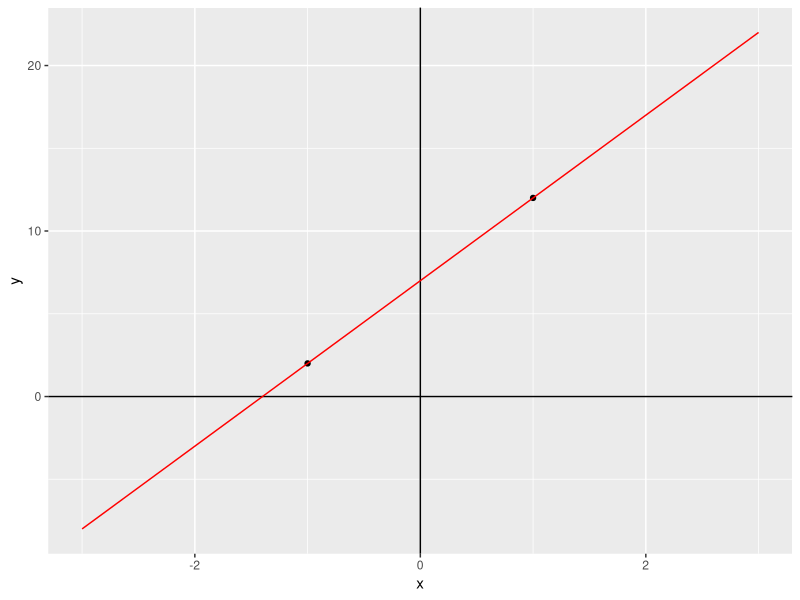
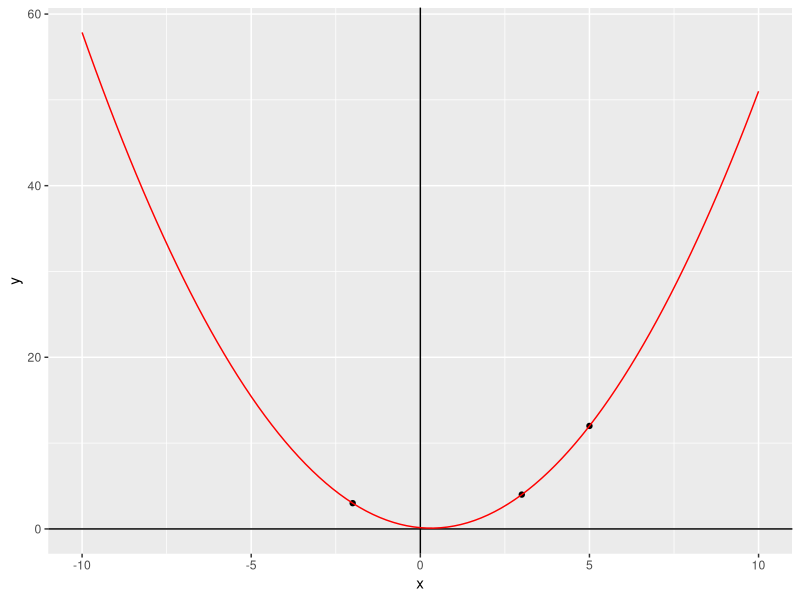
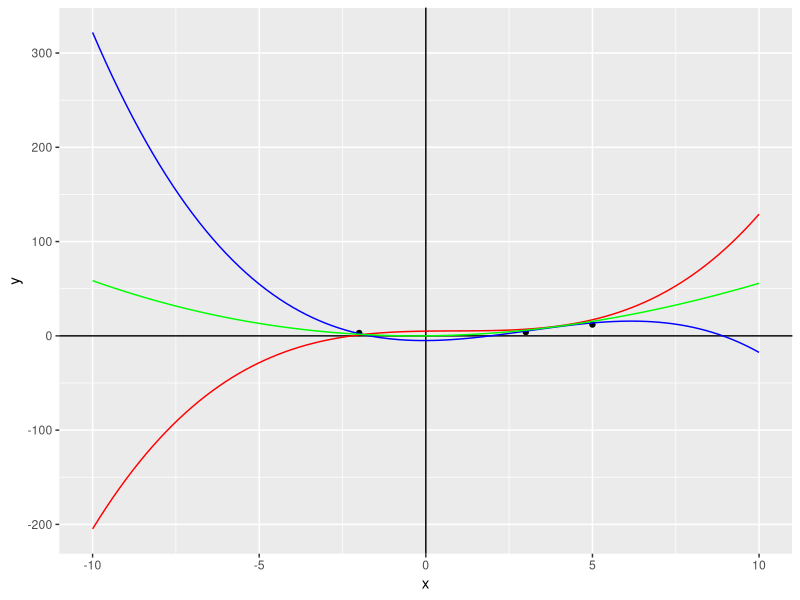
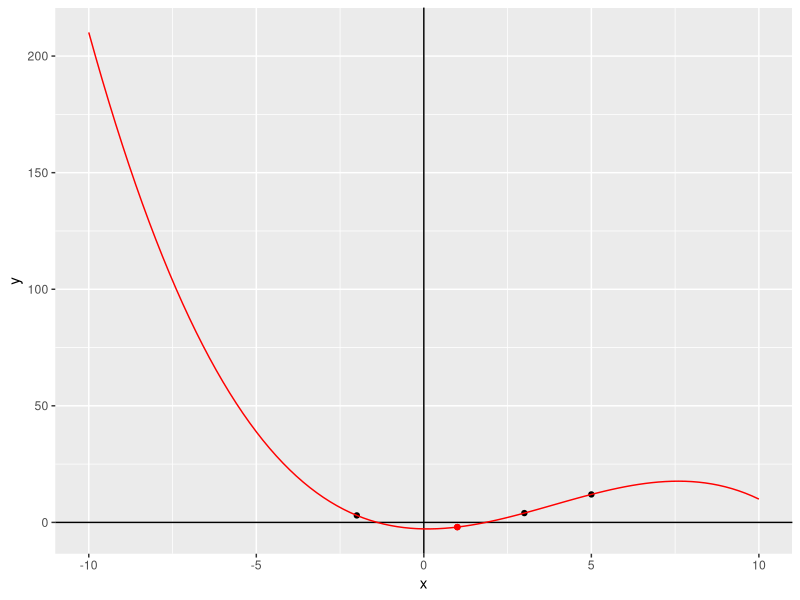

Here is the R script that generated these plots, in order:
## ---- chunk 1
library(pracma)
library(MASS)
library(ggplot2)
## ---- chunk 2
Linear_System <- matrix(
  c(-1, 1, 2, 1, 1, 12),
  nrow = 2,
  ncol = 3,
  byrow = TRUE,
)

Linear_System
## ---- chunk 3
rref(Linear_System)
## ---- chunk 4
p1 <- c(-1, 2)
p2 <- c(1, 12)

points <- matrix(
  c(p1, p2),
  nrow = 2,
  ncol = 2,
  byrow = TRUE, 
  dimnames = list(rows = c("p1", "p2"), cols = c("x", "y")))

eq <- function(x) {
  return(5*x + 7)
}

ggplot(data = data.frame(points)) +
  xlim(-3, 3) +
  geom_point(aes(x = x, y = y)) +
  geom_hline(yintercept = 0) +
  geom_vline(xintercept = 0) +
  geom_function(fun = eq, color = "red")
## ---- chunk 5
Linear_System <- matrix(
  c(3, 1, 4, 5, 1, 12, -2, 1, 3),
  nrow = 3,
  ncol = 3,
  byrow = TRUE
)

Linear_System
## ---- chunk 6
rref(Linear_System)
## ---- chunk 7
Linear_System <- matrix(
  c(9, 3, 1, 4, 25, 5, 1, 12, 4, -2, 1, 3),
  nrow = 3,
  ncol = 4,
  byrow = TRUE
)

Linear_System
## ---- chunk 8
fractions(rref(Linear_System))
## ---- chunk 9
p1 <- c(3, 4)
p2 <- c(5, 12)
p3 <- c(-2, 3)

points <- matrix(
  c(p1, p2, p3),
  nrow = 3,
  ncol = 2,
  byrow = TRUE, 
  dimnames = list(rows = c("p1", "p2", "p3"), cols = c("x", "y")))

eq <- function(x) {
  return(19/35*x^2 - 12/35*x + 1/7)
}

ggplot(data = data.frame(points)) +
  xlim(-10, 10) +
  geom_point(aes(x, y)) +
  geom_hline(yintercept = 0) +
  geom_vline(xintercept = 0) +
  geom_function(fun = eq, color = "red")
## ---- chunk 10
Linear_System <- matrix(
  c(27, 9, 3, 1, 4, 125, 25, 5, 1, 12, -8, 4, -2, 1, 3),
  nrow = 3,
  ncol = 5,
  byrow = TRUE
)

Linear_System
## ---- chunk 11
fractions(rref(Linear_System))
## ---- chunk 12
p1 <- c(3, 4)
p2 <- c(5, 12)
p3 <- c(-2, 3)

points <- matrix(
  c(p1, p2, p3),
  nrow = 3,
  ncol = 2,
  byrow = TRUE, 
  dimnames = list(rows = c("p1", "p2", "p3"), cols = c("x", "y")))

eq <- function(x, d) {
  return(((1/30*d)-(1/210))*x^3 + ((-1/5)*d+(4/7))*x^2 - ((-1/30)*d-(71/210))*x + d)
}

ggplot(data = data.frame(points)) +
  xlim(-10, 10) +
  geom_point(aes(x, y)) +
  geom_hline(yintercept = 0) +
  geom_vline(xintercept = 0) +
  geom_function(fun = eq, args = list(d = 5), color = "red") +
  geom_function(fun = eq, args = list(d = -5), color = "blue") +
  geom_function(fun = eq, args = list(d = 0), color = "green")
## ---- chunk 13
Linear_System <- matrix(
  c(27, 9, 3, 1, 4, 125, 25, 5, 1, 12, -8, 4, -2, 1, 3, 1, 1, 1, 1, -2),
  nrow = 4,
  ncol = 5,
  byrow = TRUE
)

Linear_System
## ---- chunk 14
fractions(rref(Linear_System))
## ---- chunk 15
p1 <- c(3, 4)
p2 <- c(5, 12)
p3 <- c(-2, 3)

points <- matrix(
  c(p1, p2, p3),
  nrow = 3,
  ncol = 2,
  byrow = TRUE, 
  dimnames = list(rows = c("p1", "p2", "p3"), cols = c("x", "y")))

eq <- function(x) {
  return(-41/420*x^3 + 79/70*x^2 - 103/420*x - 39/14)
}

ggplot(data = data.frame(points)) +
  xlim(-10, 10) +
  geom_point(aes(x, y)) +
  geom_hline(yintercept = 0) +
  geom_vline(xintercept = 0) +
  geom_point(aes(x = 1, y = -2), color = "red") +
  geom_function(fun = eq, color = "red")
